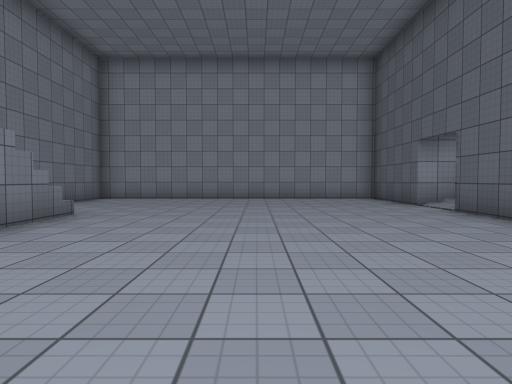
view 1 (above)

17 first-person views from a walk through a 3-D level made in the Unity game engine. The camera is 1.2 m above the floor, tilts 2° down and sees 75° across. The floor is counted in squares, 2 m on a side. Each view is taken from the middle of a square. On the plan, view 1 faces up. The plan holds only what a view shows up to about 10 squares ahead; the rest is blank. The place goes on beyond the plan. The player is left out. Surface patterns are stand-ins for the level's own textures.

view 2
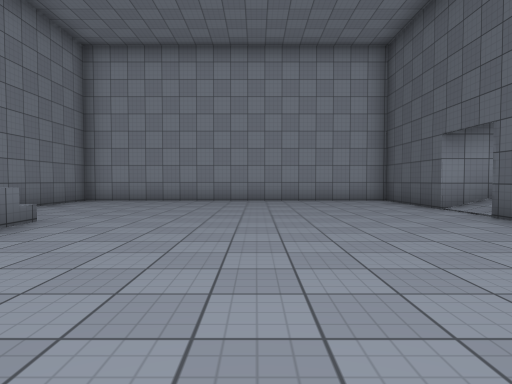

view 3
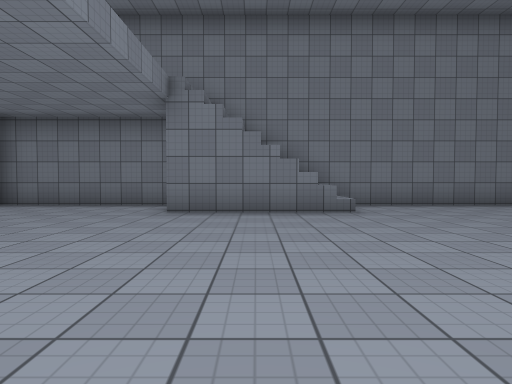

view 4
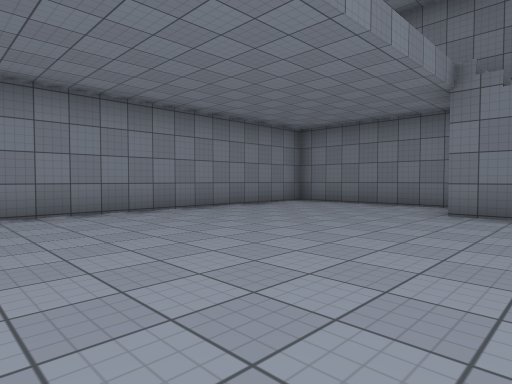

view 5
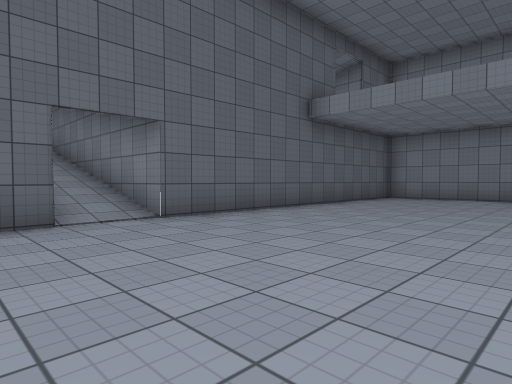

view 6
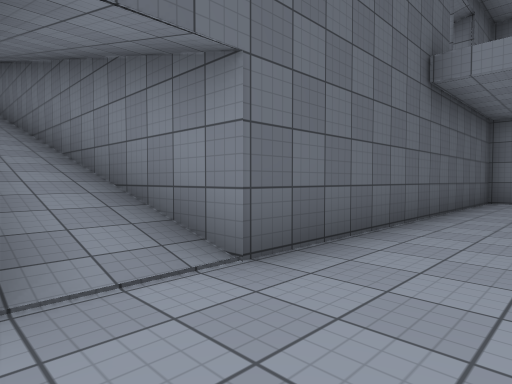

view 7
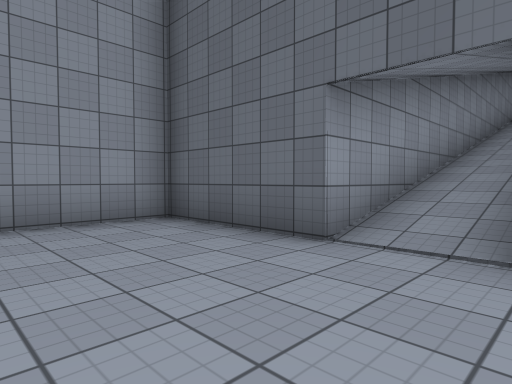

view 8
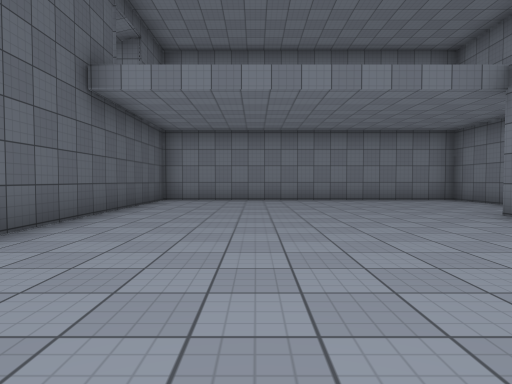

view 9
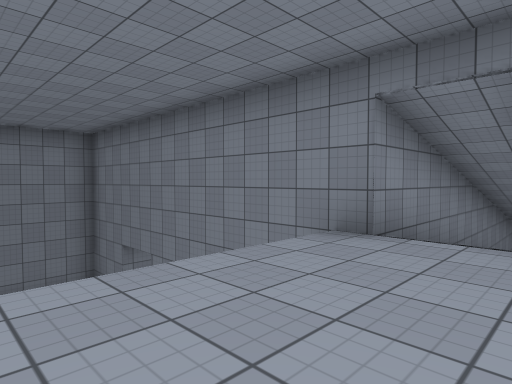

view 10
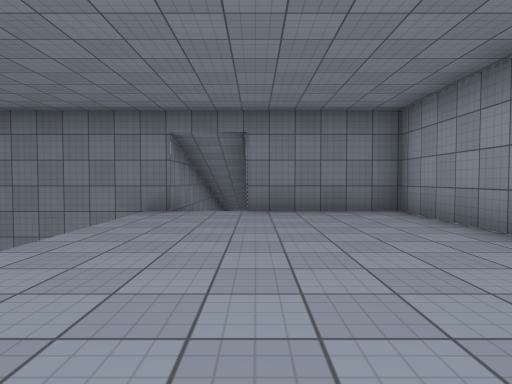

view 11
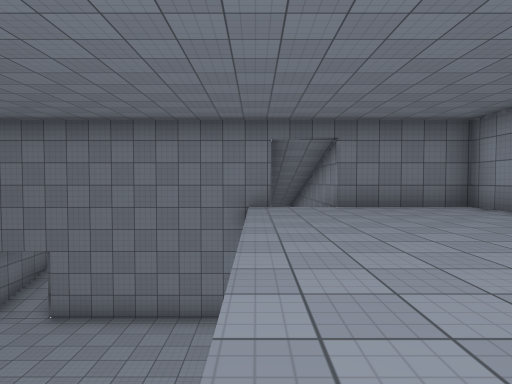

view 12
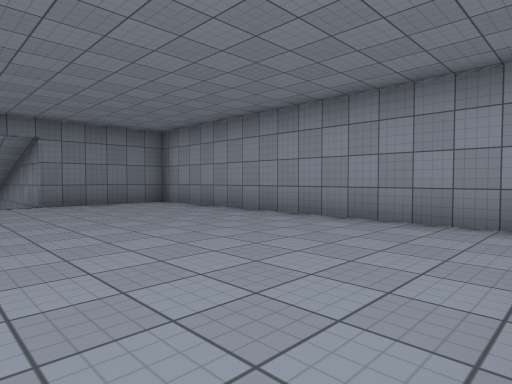

view 13
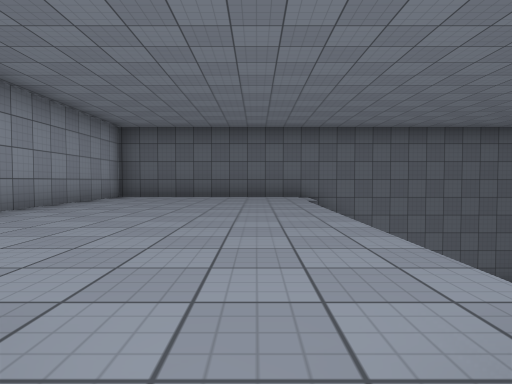

view 14
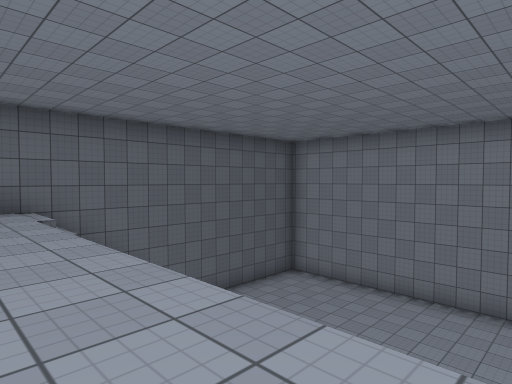

view 15
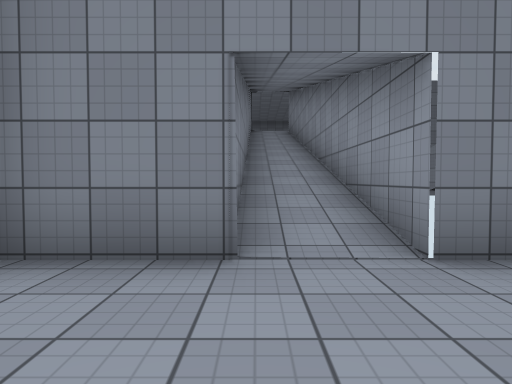

view 16
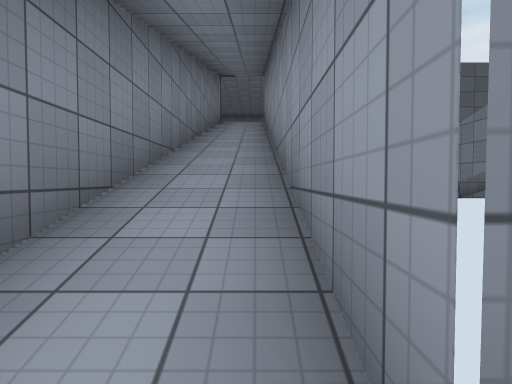

view 17
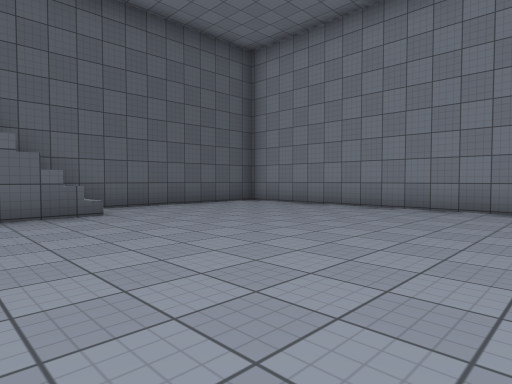

### Floor plan
Key: @ floor where view 1 was taken; # wall or solid block; . main floor; : floor 5 m higher than the main floor; / step, stairs or slope.
Columns run from 5 left of view 1 to 24 right of it. Each row starts with its distance up from view 1.
 11 ##########         ###########
 10 #........#         #:::::::::#
  9 #........#         #:::::::::#
  8 #........###########:::::::::#
  7 #........///////// /:::::::::#
  6 #//......###########////////:#
  5 #//......#         #.......//#
  4 # /......#         #.......//#
  3 #//......#         #.......//#
  2 #........###########.........#
  1 #........///////////.........#
  0 #....@...///////////.........#
 -1 #........###########.........#
 -2 #........#         #. .......#

Positions as (right, up) in squares from view 1, and headings:
1: (0, 0), facing up
2: (0, 1), facing up
3: (3, 4), facing left
4: (3, 4), facing down-left
5: (-1, 9), facing down-right
6: (2, 8), facing down-right
7: (1, 6), facing up-right
8: (1, 8), facing down
9: (18, 8), facing down-left
10: (21, 8), facing left
11: (22, 6), facing left
12: (23, 6), facing up-left
13: (14, 7), facing right
14: (16, 7), facing down-right
15: (17, 0), facing left
16: (15, 1), facing left
17: (16, 5), facing down-right
